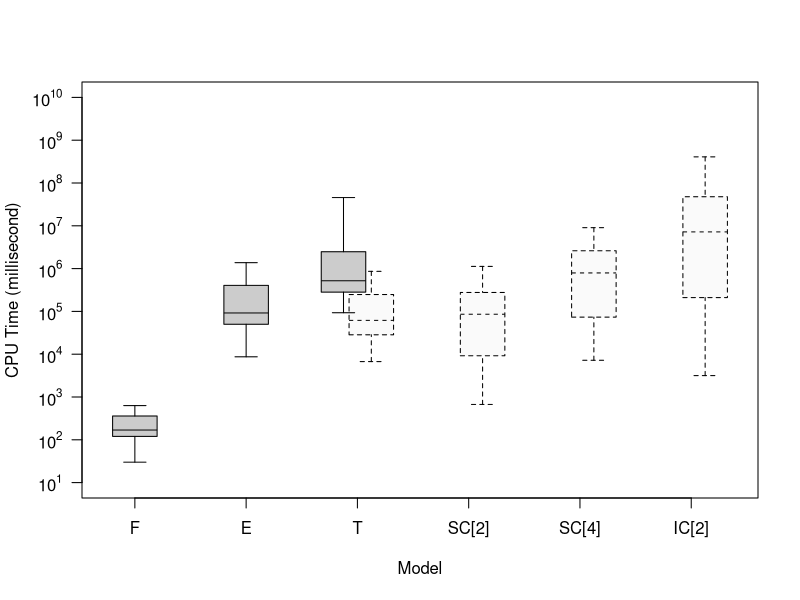

R code for this plot:
#################
# R code for analyzing output and plot figures
# v1.0 (organized on 2013-04-17)
# for Figure 4 in the paper
#################

#NEED TO FIRST SET R WORKING DIRECTORY TO WHERE THE FILES ARE LOCATED!!!
setwd("~/Dropbox/Research/CensoredDemand/NVLearning.git/output/serial_benchmark/")

#read the output files
data_F <- read.table("NVLearning_Full.serial.txt", header=TRUE)[c("c", "alpha", "beta", "CPUTime_F")]
data_E <- read.table("NVLearning_Event.serial.txt", header=TRUE)[c("c", "alpha", "beta", "CPUTime_E")]
data_T <- read.table("NVLearning_Timing.serial.txt", header=TRUE)[c("c", "alpha", "beta", "CPUTime_T")]
data_Tm <- read.table("NVLearning_Timing_myopic.serial.txt", header=TRUE)[c("c", "alpha", "beta", "CPUTime_Tm")]
#data_B2 <- read.table("NVLearning_CheckpointB_M2.serial.txt", header=TRUE)[c("c", "alpha", "beta", "CPUTime_B2")]
data_B2m <- read.table("NVLearning_CheckpointB_myopic_M2.serial.txt", header=TRUE)[c("c", "alpha", "beta", "CPUTime_B2m")]
#data_B4 <- read.table("NVLearning_CheckpointB_M4.serial.txt", header=TRUE)[c("c", "alpha", "beta", "CPUTime_B4")]
data_B4m <- read.table("NVLearning_CheckpointB_myopic_M4.serial.txt", header=TRUE)[c("c", "alpha", "beta", "CPUTime_B4m")]
#data_A2 <- read.table("NVLearning_CheckpointA_M2.serial.INCOMPLETE.txt", header=TRUE)[c("c", "alpha", "beta", "CPUTime_A2")] ###INCOMPLETE###
data_A2m <- read.table("NVLearning_CheckpointA_myopic_M2.serial.txt", header=TRUE)[c("c", "alpha", "beta", "CPUTime_A2m")]



#merge into one data frame
data <- merge(data_F, data_E, by=c("c", "alpha", "beta"))
data <- merge(data, data_Tm, by=c("c", "alpha", "beta"))
data <- merge(data, data_T, by=c("c", "alpha", "beta"))
data <- merge(data, data_B2m, by=c("c", "alpha", "beta"))
#data <- merge(data, data_B2, by=c("c", "alpha", "beta"))
data <- merge(data, data_B4m, by=c("c", "alpha", "beta"))
#data <- merge(data, data_B4, by=c("c", "alpha", "beta"))
data <- merge(data, data_A2m, by=c("c", "alpha", "beta"))
#data <- merge(data, data_A2, by=c("c", "alpha", "beta"), all.x=TRUE) ###INCOMPLETE###
#colnames(data) <- c("c", "alpha", "beta", "F", "E",  "Tm", "T", "SC[2]m", "SC[2]", "SC[4]m", "SC[4]", "IC[2]m", "IC[2]")
colnames(data) <- c("c", "alpha", "beta", "F", "E",  "Tm", "T", "SC[2]m", "SC[4]m", "IC[2]m")

require("reshape2")
data.long <- melt(data=data, id.vars=c("c","alpha", "beta"), variable.name="Model", value.name="CPUTime")
#require("ggplot2")
#qplot(data=data.long, x=Model, y=log10(CPUTime), geom=c("boxplot"), color=factor(c), shape=factor(alpha/beta))


pdf('Figure-CPUTime.pdf', width = 8, height = 8)

boxplot(log10(CPUTime) ~ Model, data=data.long, xlab="Model", ylab="CPU Time (millisecond)", 
        at=c(1, 3, 5.25,4.75, 7.25, 9.25, 11.25), #show.names=c(1,1,0,1,0,1,0,1),
        xaxt="n", yaxt="n", ylim=c(1,10),
        boxlty=c(1, 1, 2,1, 2, 2, 2), boxfill=c("grey80", "grey80", "grey98","grey80", "grey98", "grey98", "grey98"), 
        medlty=c(1, 1, 2,1, 2, 2, 2), medlwd=c(1, 1, 1,1, 1, 1, 1),#medcol=c("grey40", "grey40", "grey70","grey40", "grey70","grey40", "grey70","grey40", "grey70","grey40"), 
        whisklty=c(1, 1, 2,1, 2, 2, 2), staplelty=c(1, 1, 2,1, 2, 2, 2) )
axis(side=1, at=c(1, 3, 5, 7, 9, 11), labels=c("F","E","T","SC[2]","SC[4]", "IC[2]"))
axis(side=2, at=seq(1, 10, 1), labels=parse(text=paste("10^", seq(1, 10, 1), sep="")), las=1)

#boxplot(log10(CPUTime) ~ Model, data=data.long, xlab="Model", ylab="CPU Time (millisecond)", 
#        at=c(1, 3, 5.25,4.75, 7.25,6.75, 9.25,8.75, 11.25, 10.75), #show.names=c(1,1,0,1,0,1,0,1),
#        xaxt="n", yaxt="n", ylim=c(1,10),
#        boxlty=c(1, 1, 2,1, 2,1, 2,1, 2,1), boxfill=c("grey80", "grey80", "grey98","grey80", "grey98","grey80", "grey98","grey80", "grey98","grey80"), 
#        medlty=c(1, 1, 2,1, 2,1, 2,1, 2,1), medlwd=c(1, 1, 1,1, 1,1, 1,1, 1,1),#medcol=c("grey40", "grey40", "grey70","grey40", "grey70","grey40", "grey70","grey40", "grey70","grey40"), 
#        whisklty=c(1, 1, 2,1, 2,1, 2,1, 2,1), staplelty=c(1, 1, 2,1, 2,1, 2,1, 2,1) )
#axis(side=1, at=c(1, 3, 5, 7, 9, 11), labels=c("F","E","T","SC[2]","SC[4]", "IC[2]"))
#axis(side=2, at=seq(1, 10, 1), labels=parse(text=paste("10^", seq(1, 10, 1), sep="")), las=1)

dev.off()
